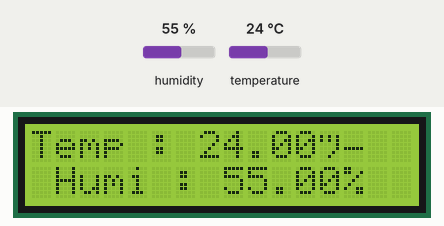
This sketch was run on a simulated ESP32. Parts: 16×2 character LCD. Inputs (shaded band) come from the test bench; at power-on: humidity 55 %, temperature 24 °C.

Above: at 1.2 s.
1.3 s: humidity set to 22 %
At 2.6 s:
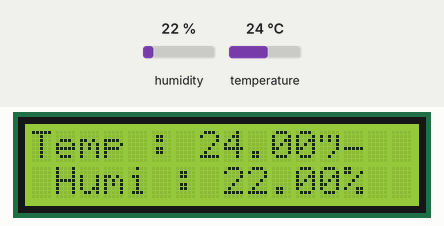
4.1 s: temperature set to 12 °C
At 5.7 s:
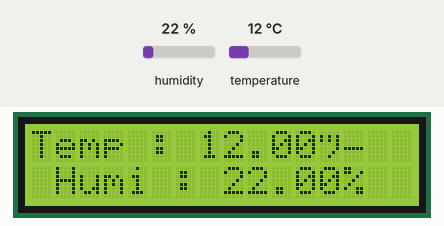
6.9 s: humidity set to 40 %
At 9.5 s:
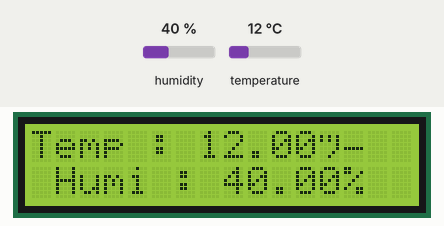
9.9 s: temperature set to 19 °C
At 11.4 s:
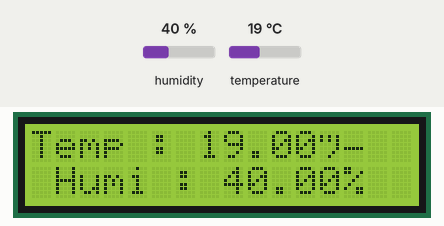
Timing chart, 0 to 12.9 s (numbered marks = the images above; inputs shaded):
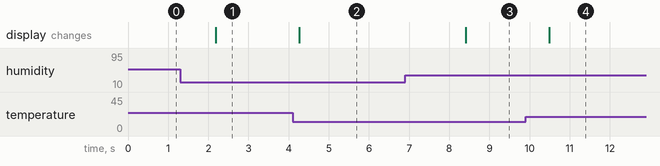

The sketch:

esp32_dht11_LCD.ino
```cpp
#include <DHT.h>
#define DHT11PIN 25
DHT dht(DHT11PIN, DHT11);

#include <LiquidCrystal_I2C.h>
int lcdColumns = 16;
int lcdRows = 2;
LiquidCrystal_I2C lcd(0x27, lcdColumns, lcdRows);

void setup() {
  dht.begin();

  lcd.init();
  lcd.backlight();
}


void loop() {
  float temp = dht.readTemperature();
  lcd.setCursor(0, 0);
  lcd.print("Temp : ");
  lcd.print(temp);
  lcd.print("°");

  float humi = dht.readHumidity();
  lcd.setCursor(1, 1);
  lcd.print("Humi : ");
  lcd.print(humi);
  lcd.print("%");
  delay (1000);
}
```

Measured:
- after the input at 1.3 s, the display: changes after 0.89 s (image 1)
- after the input at 4.1 s, the display: changes after 0.16 s (image 2)
- after the input at 6.9 s, the display: changes after 1.5 s (image 3)
- after the input at 9.9 s, the display: changes after 0.59 s (image 4)
